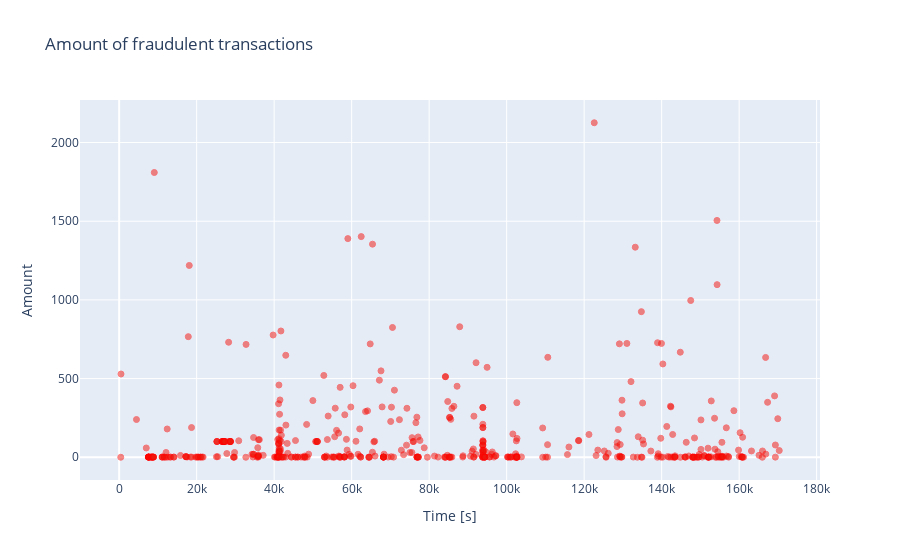

Source (notebook cell):
### Markdown cell above
The real transaction have a larger mean value, larger Q1, smaller Q3 and Q4 and larger outliers; fraudulent transactions have a smaller Q1 and mean, larger Q4 and smaller outliers.

Let's plot the fraudulent transactions (amount) against time. The time is shown is seconds.

### Code cell
fraud = data_df.loc[data_df['Class'] == 1]

trace = go.Scatter(
    x = fraud['Time'],y = fraud['Amount'],
    name="Amount",
     marker=dict(
                color='rgb(238,23,11)',
                line=dict(
                    color='red',
                    width=1),
                opacity=0.5,
            ),
    text= fraud['Amount'],
    mode = "markers"
)
data = [trace]
layout = dict(title = 'Amount of fraudulent transactions',
          xaxis = dict(title = 'Time [s]', showticklabels=True), 
          yaxis = dict(title = 'Amount'),
          hovermode='closest'
         )
fig = dict(data=data, layout=layout)
iplot(fig, filename='fraud-amount')

### Figure 1 — Plotly figure (JSON) as saved in the notebook; plotly's stock layout.template omitted (floating-point values rounded to 4 significant figures; data arrays with more than 128 entries replaced by an {"elided": "..."} marker saying what was removed)
{"data": [{"marker": {"color": "rgb(238,23,11)", "line": {"color": "red", "width": 1}, "opacity": 0.5}, "mode": "markers", "name": "Amount", "text": {"elided": "492 float values"}, "type": "scatter", "x": {"elided": "492 int values"}, "y": {"elided": "492 float values"}}], "layout": {"hovermode": "closest", "title": {"text": "Amount of fraudulent transactions"}, "xaxis": {"showticklabels": true, "title": {"text": "Time [s]"}}, "yaxis": {"title": {"text": "Amount"}}}}
